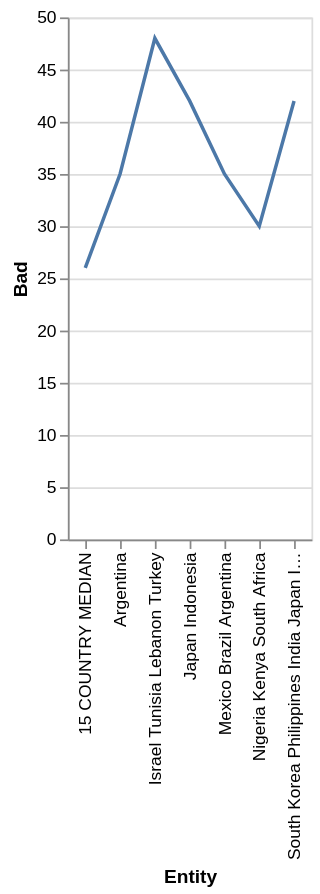

This figure's Vega-Lite source:
### Vega-Lite specification from a JSON file in a GitHub repository (floating-point values rounded to 4 significant figures)
{"$schema": "https://vega.github.io/schema/vega-lite/v5.json", "description": "Line chart auto-generated from CSV", "data": {"values": [{"Entity": "15 COUNTRY MEDIAN", "Bad": "26", "Good": "nan"}, {"Entity": "Argentina", "Bad": "35", "Good": "nan"}, {"Entity": "Mexico Brazil Argentina", "Bad": "35", "Good": "24.0"}, {"Entity": "Nigeria Kenya South Africa", "Bad": "30", "Good": "26.0"}, {"Entity": "Israel Tunisia Lebanon Turkey", "Bad": "48", "Good": "23.0"}, {"Entity": "Japan Indonesia", "Bad": "42", "Good": "38.0"}, {"Entity": "South Korea Philippines India Japan Indonesia", "Bad": "42", "Good": "38.0"}]}, "mark": "line", "encoding": {"x": {"field": "Entity", "type": "ordinal"}, "y": {"field": "Bad", "type": "quantitative"}}}
